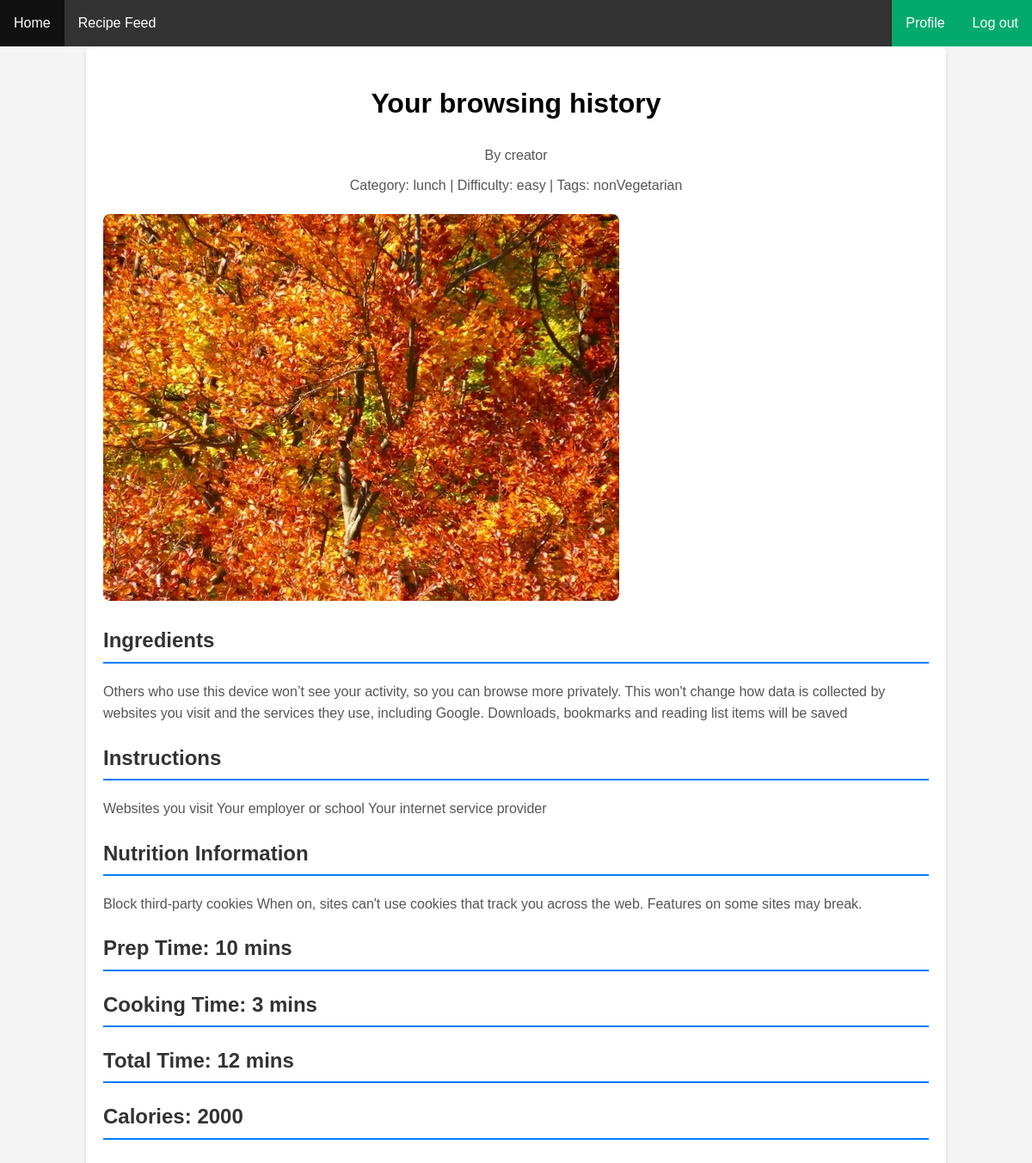
Screenshot of /viewRecipe/1 with the database file from the repository.
### myApp/models.py (models this page shows, shortened)
class RecipeModel(models.Model):
    TAG=[
        ('vegetarian','Vegetarian'),
        ('nonVegetarian','NonVegetarian')
    ]
    CATEGORY=[
        ('breakfast','Breakfast'),
        ('lunch','Lunch'),
        ('dinner','Dinner'),
    ]
    DIFFICULTY=[
        ('easy','Easy'),
        ('medium','Medium'),
        ('hard','Hard'),
    ]
    user=models.ForeignKey(customUser, on_delete=models.CASCADE, related_name='recipemodel')
    Category=models.CharField(choices=CATEGORY,max_length=100,null=True)
    Difficulty=models.CharField(choices=DIFFICULTY,max_length=100,null=True)
    Tag=models.CharField(choices=TAG,max_length=100,null=True)
    title=models.CharField(max_length=100,null=True)
    ingredients=models.TextField(null=True)
    instructions=models.TextField(null=True)
    prep_time=models.PositiveIntegerField(null=True)
    cooking_time=models.PositiveIntegerField(null=True)
    total_time=models.PositiveIntegerField(null=True)
    nutrition=models.TextField(null=True)
    image=models.ImageField(upload_to='Media/Recipe_Image' ,null=True)
    calories=models.PositiveIntegerField(null=True)

class customUser(AbstractUser):
    USER=[
        ('creator','Creator'),
        ('viewers','viewers'),
    ]
    user_type=models.CharField(choices=USER,max_length=100,null=True)
    Profile_Pic=models.ImageField(upload_to='Media/Profile_Pic',null=True)
    contact_no=models.CharField(max_length=100,null=True)

### myProject/views.py (the view)
# urls.py: path("viewRecipe/<str:id>", viewRecipe, name="viewRecipe"),
def viewRecipe(request,id):
    recipe=RecipeModel.objects.get(id=id)
    context={
        'recipe':recipe
    }
    return render(request,"viewRecipe.html",context)

### Template/viewRecipe.html (shortened to what this page needs)
{% extends 'base.html' %}
{% block body %}
<!DOCTYPE html>
<html lang="en">
<head>
</head>
<body>
    <div class="container">
        <header>
            <h1>{{ recipe.title }}</h1>
            <p>By {{ recipe.user.username }}</p>
            <p>Category: {{ recipe.Category }} | Difficulty: {{ recipe.Difficulty }} | Tags: {{ recipe.Tag }}</p>
        </header>
        <div class="recipe-image">
            {% if recipe.image %}
                <img src="{{ recipe.image.url }}" alt="{{ recipe.title }}">
            {% endif %}
        </div>
        <div class="recipe-details">
            <h2>Ingredients</h2>
            <p>{{ recipe.ingredients }}</p>
            <h2>Instructions</h2>
            <p>{{ recipe.instructions }}</p>
            <h2>Nutrition Information</h2>
            <p>{{ recipe.nutrition }}</p>
            <h2>Prep Time: {{ recipe.prep_time }} mins</h2>
            <h2>Cooking Time: {{ recipe.cooking_time }} mins</h2>
            <h2>Total Time: {{ recipe.total_time }} mins</h2>
            <h2>Calories: {{ recipe.calories }}</h2>
        </div>
    </div>
</body>
</html>
{% endblock body %}

### Template/viewRecipe.html (style rules this page uses)
body { font-family: Arial, sans-serif; line-height: 1.6; margin: 0; padding: 0; background-color: #f4f4f4; }
.container { width: 80%; margin: auto; overflow: hidden; padding: 20px; background: white; border-radius: 8px; box-shadow: 0 2px 5px rgba(0, 0, 0, 0.1); }
header { text-align: center; margin-bottom: 20px; }
.recipe-image img { max-width: 100%; height: auto; border-radius: 8px; }
.recipe-details { margin-top: 20px; }
h2 { color: #333; border-bottom: 2px solid #007BFF; padding-bottom: 5px; }
p { margin: 10px 0; color: #555; }

### rows the page displays
RecipeModel: title "Your browsing history", user.username "creator", Category "lunch", Difficulty "easy", Tag "nonVegetarian", image (picture), ingredients "Others who use this device won’t see your activity, so you can browse more privately. This won't change how data is collected by websites you visit and the services they use, including Google. Downloads, bookmarks and reading list items will be saved", instructions "Websites you visit Your employer or school Your internet service provider", nutrition "Block third-party cookies When on, sites can't use cookies that track you across the web. Features on some sites may break.", prep_time "10", cooking_time "3", total_time "12", calories "2000"
